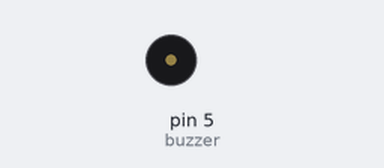
The sketch below on a simulated Arduino Uno, built with avr-gcc and run on an emulated ATmega328P. On the bench: buzzer (waves = sounding).

Above: at 1.05 s.
At 2.85 s:
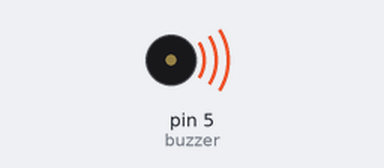
Timing chart, 0 to 3.1 s (numbered marks = the images above):
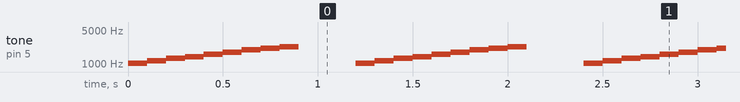

The sketch:

lilypad_buzzer.ino
```cpp
int buzzer = 5;

const int C = 1046;   //부저에서 나오는 소리의 주파수
const int D = 1175;   //const는 변하지 않는값
const int E = 1319;
const int F = 1397;
const int G = 1568;
const int A = 1760;
const int B = 1976;
const int C1 = 2093;
const int D1 = 2249;

void setup() {

  Serial.begin(9600);
  pinMode(buzzer,OUTPUT);

}

void loop() {
  tone(buzzer,C);   //tone(디지털출력번호,주파수) ON
  delay(100);
  tone(buzzer,D);
  delay(100);
  tone(buzzer,E);
  delay(100);
  tone(buzzer,F);
  delay(100);
  tone(buzzer,G);
  delay(100);
  tone(buzzer,A);
  delay(100);
  tone(buzzer,B);
  delay(100);
  tone(buzzer,C1);
  delay(100);
  tone(buzzer,D1);
  delay(100);

  noTone(buzzer);  //noTone(디지털출력번호) 소리 OFF

  delay(300);

}
```

Measured:
- by itself, tone on pin 5 (buzzer): repeats every 1.2 s: 1175 Hz 0.10 s, 1319 Hz 0.10 s, 1397 Hz 0.10 s, 1568 Hz 0.10 s, 1760 Hz 0.10 s, 1976 Hz 0.10 s, 2093 Hz 0.10 s, 2249 Hz 0.10 s, silent 0.30 s, 1046 Hz 0.10 s
